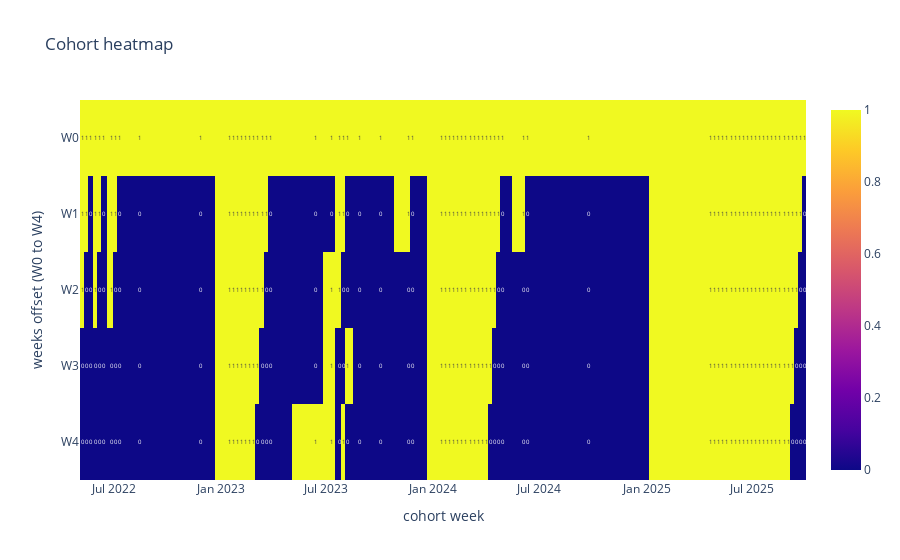

Notebook code for this chart:
### Code cell
fig_heat

### Figure 1 — Plotly figure (JSON) as saved in the notebook; plotly's stock layout.template omitted (floating-point values rounded to 4 significant figures; data arrays with more than 128 entries replaced by an {"elided": "..."} marker saying what was removed)
{"data": [{"coloraxis": "coloraxis", "hovertemplate": "cohort week: %{x}<br>weeks offset (W0 to W4): %{y}<br>color: %{z}<extra></extra>", "name": "0", "texttemplate": "%{z}", "type": "heatmap", "x": ["2022-05-08", "2022-05-15", "2022-05-22", "2022-05-30", "2022-06-06", "2022-06-13", "2022-06-26", "2022-07-03", "2022-07-10", "2022-08-14", "2022-11-27", "2023-01-15", "2023-01-22", "2023-01-29", "2023-02-05", "2023-02-12", "2023-02-19", "2023-02-26", "2023-03-05", "2023-03-12", "2023-03-19", "2023-03-26", "2023-06-11", "2023-07-09", "2023-07-23", "2023-07-30", "2023-08-06", "2023-08-27", "2023-10-01", "2023-11-19", "2023-11-26", "2024-01-14", "2024-01-21", "2024-01-28", "2024-02-04", "2024-02-11", "2024-02-18", "2024-02-25", "2024-03-03", "2024-03-10", "2024-03-17", "2024-03-24", "2024-03-31", "2024-04-07", "2024-04-14", "2024-04-21", "2024-04-28", "2024-06-02", "2024-06-09", "2024-09-22", "2025-04-20", "2025-04-27", "2025-05-04", "2025-05-11", "2025-05-18", "2025-05-25", "2025-06-01", "2025-06-08", "2025-06-15", "2025-06-22", "2025-06-29", "2025-07-06", "2025-07-13", "2025-07-20", "2025-07-27", "2025-08-03", "2025-08-10", "2025-08-17", "2025-08-24", "2025-08-31", "2025-09-07", "2025-09-14", "2025-09-21", "2025-09-28"], "xaxis": "x", "y": ["W0", "W1", "W2", "W3", "W4"], "yaxis": "y", "z": {"elided": "5x74 int values"}}], "layout": {"coloraxis": {"colorscale": [[0, "#0d0887"], [0.1111, "#46039f"], [0.2222, "#7201a8"], [0.3333, "#9c179e"], [0.4444, "#bd3786"], [0.5556, "#d8576b"], [0.6667, "#ed7953"], [0.7778, "#fb9f3a"], [0.8889, "#fdca26"], [1, "#f0f921"]]}, "title": {"text": "Cohort heatmap"}, "xaxis": {"anchor": "y", "constrain": "domain", "domain": [0, 1], "scaleanchor": "y", "title": {"text": "cohort week"}}, "yaxis": {"anchor": "x", "autorange": "reversed", "constrain": "domain", "domain": [0, 1], "title": {"text": "weeks offset (W0 to W4)"}}}}
